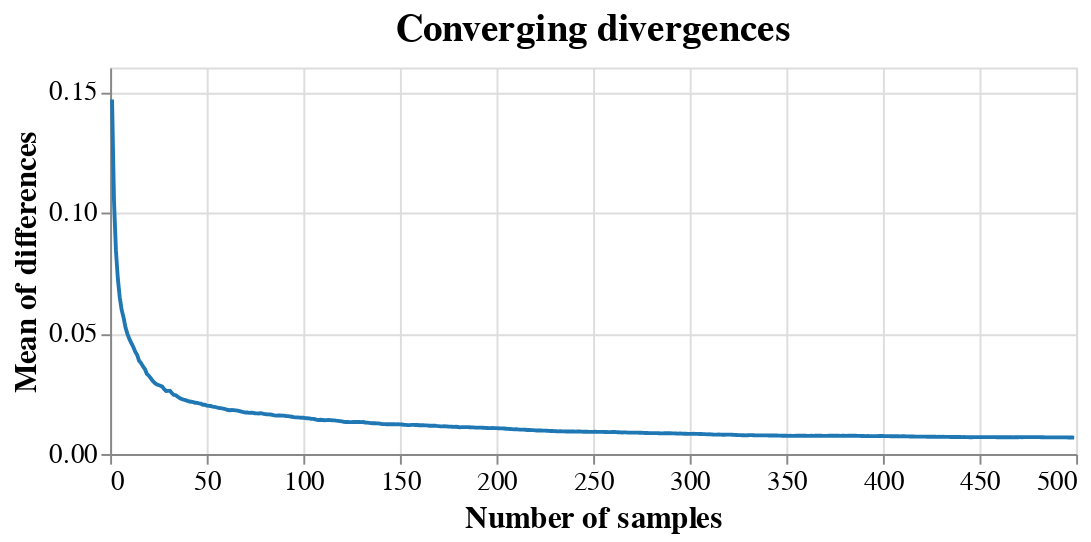

Here is the notebook cell this chart was saved with:
### Code cell
sum_one_over_ranks = harmonic_number(10)

repeat_differences = []

for repeat in range(500):

    js1s = []
    js2s = []

    for seed in range(1, 500):

        repeat_seed = str(repeat) + str(seed)
        np.random.seed(int(repeat_seed))
        
        seed_js1s = []
        seed_js2s = []
        
        context = np.random.rand(10, 1)
        for i, c in enumerate(context):
            rank = i + 1
            context[i] = c + 5 * 1 / rank / sum_one_over_ranks

        ranking1 = np.random.rand(10, 1)
        for i, r in enumerate(ranking1):
            rank = i + 1
            ranking1[i] = r + 5 * 1 / rank / sum_one_over_ranks

        ranking2 = np.random.rand(10, 1)
        for i, r in enumerate(ranking2):
            rank = i + 1
            ranking2[i] = r + 5 * 1 / rank / sum_one_over_ranks

        # Jensen-Shannon divergence
        js1 = 0.5 * np.sum(context * np.log2(context / ((context + ranking1) / 2))) + 0.5 * np.sum(ranking1 * np.log2(ranking1 / ((context + ranking1) / 2)))
        js2 = 0.5 * np.sum(context * np.log2(context / ((context + ranking2) / 2))) + 0.5 * np.sum(ranking2 * np.log2(ranking2 / ((context + ranking2) / 2)))

        js1s.append(js1)
        js2s.append(js2)

    js1s_samples = []
    js2s_samples = []
    for i in range(len(js1s)):
        js1s_samples.append(np.mean(js1s[:i+1]))
        js2s_samples.append(np.mean(js2s[:i+1]))

    differences = abs(np.array(js1s_samples) - np.array(js2s_samples))
    repeat_differences.append(differences)

repeat_differences = np.array(repeat_differences)

# get the mean and variance of the differences
mean_differences = np.mean(repeat_differences, axis=0)
variance_differences = np.var(repeat_differences, axis=0) * 5

# use alt to plot the mean and variance
df = pd.DataFrame({
    'x': range(1, 500),
    'mean': mean_differences,
    'variance': variance_differences
})
base = alt.Chart(df).mark_line().encode(
    x=alt.X('x', title='Number of samples', axis=alt.Axis(labelFontSize=14, titleFontSize=16)),
    y=alt.Y('mean', title='Mean of differences', axis=alt.Axis(labelFontSize=14, titleFontSize=16)),
    color=alt.Color('metric:N', scale=alt.Scale(scheme='category10'), legend=None)
).properties(width=500, height=200, 
title=alt.TitleParams(
        text='Converging divergences',
        fontSize=20,
        fontWeight='bold',
        anchor='middle',  # Aligns the title to the left
        offset=10        # Adds space between the title and the chart
    )
) 

base

### Figure 1 — Vega-Lite specification as saved in the notebook (floating-point values rounded to 4 significant figures; data arrays with more than 128 entries replaced by an {"elided": "..."} marker saying what was removed)
{"config": {"view": {"continuousWidth": 300, "continuousHeight": 300}}, "data": {"name": "data-58a909fdd4c7a8f9e0aecefec9bcc0db"}, "mark": {"type": "line"}, "encoding": {"color": {"field": "metric", "legend": null, "scale": {"scheme": "category10"}, "type": "nominal"}, "x": {"axis": {"labelFontSize": 14, "titleFontSize": 16}, "field": "x", "title": "Number of samples", "type": "quantitative"}, "y": {"axis": {"labelFontSize": 14, "titleFontSize": 16}, "field": "mean", "title": "Mean of differences", "type": "quantitative"}}, "height": 200, "title": {"text": "Converging divergences", "anchor": "middle", "fontSize": 20, "fontWeight": "bold", "offset": 10}, "width": 500, "$schema": "https://vega.github.io/schema/vega-lite/v5.17.0.json", "datasets": {"data-58a909fdd4c7a8f9e0aecefec9bcc0db": {"elided": "499 records"}}}
